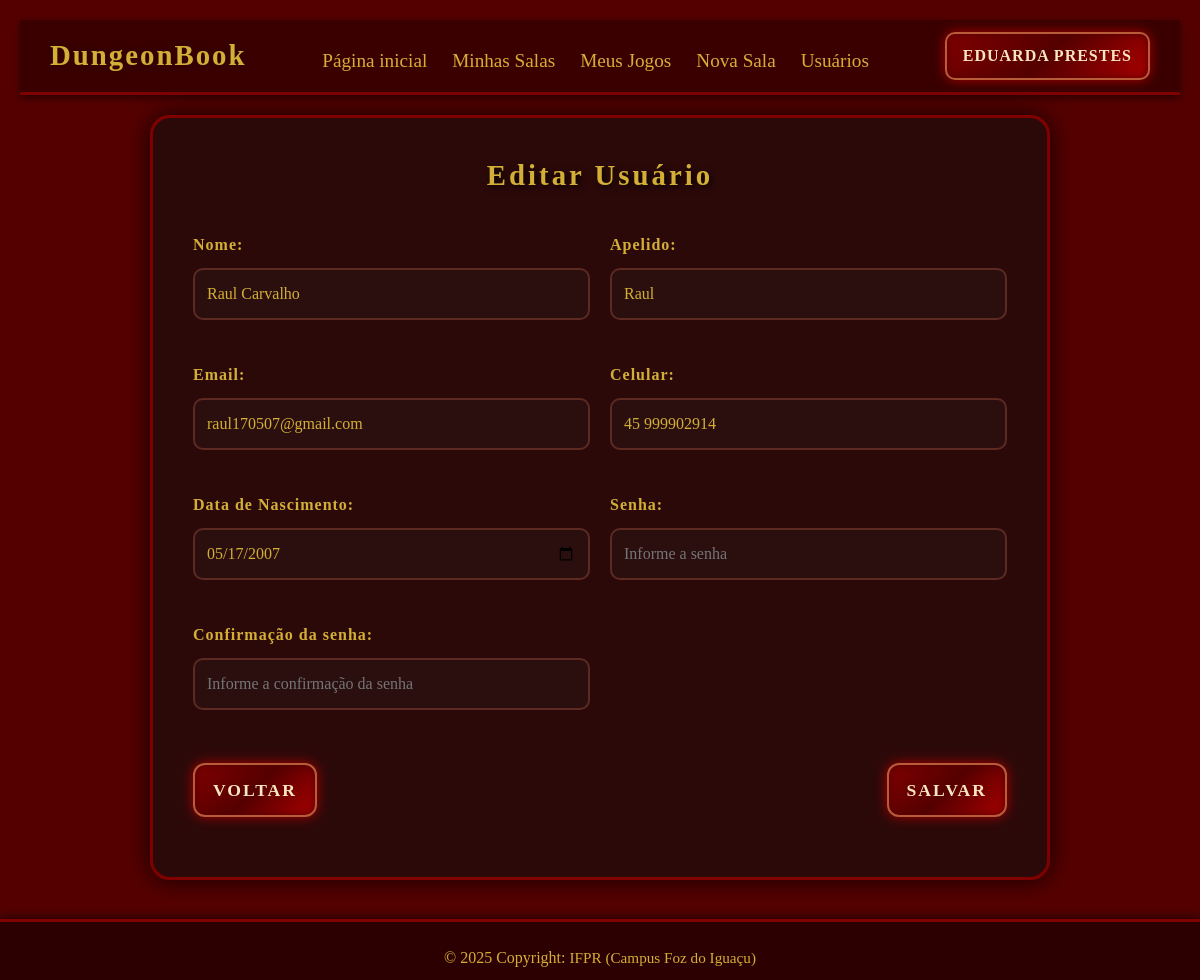
Screenshot of /app/controller/UsuarioController.php?action=edit&id=4 (signed in) with the database file from the repository.
### tables this page shows
CREATE TABLE IF NOT EXISTS `usuarios` (
    `id` INT NOT NULL AUTO_INCREMENT,
    `papel` ENUM('jogador', 'administrador') NOT NULL,
    `nome` VARCHAR(100) NOT NULL,
    `apelido` VARCHAR(50) NULL DEFAULT NULL,
    `email` VARCHAR(100) NOT NULL,
    `telefone` VARCHAR(20) NULL DEFAULT NULL,
    `data_nascimento` DATE NOT NULL,
    `senha` VARCHAR(255) NOT NULL,
    `foto` VARCHAR(255) NULL,
    PRIMARY KEY (`id`),
    UNIQUE INDEX `email_unique` (`email` ASC),
    UNIQUE INDEX `apelido_unique` (`apelido` ASC)
);

### app/model/Usuario.php (called while the page is built, shortened)
<?php
class Usuario
{
    private ?string $nome;
    private ?string $apelido;
    private ?string $email;
    private ?string $telefone;
    private ?string $dataNascimento;
    private ?string $senha;
    public function getNome(): ?string
    {
        return $this->nome;
    }
    public function setNome(?string $nome): self
    {
        $this->nome = $nome;
        return $this;
    }
    public function getApelido(): ?string
    {
        return $this->apelido;
    }
    public function setApelido(?string $apelido): self
    {
        $this->apelido = $apelido;
        return $this;
    }
    public function getEmail(): ?string
    {
        return $this->email;
    }
    public function setEmail(?string $email): self
    {
        $this->email = $email;
        return $this;
    }
    public function getTelefone(): ?string
    {
        return $this->telefone;
    }
    public function setTelefone(?string $telefone): self
    {
        $this->telefone = $telefone;
        return $this;
    }
    public function getDataNascimento(): ?string
    {
        return $this->dataNascimento;
    }
    public function setDataNascimento(?string $dataNascimento): self
    {
        $this->dataNascimento = $dataNascimento;
        return $this;
    }
    public function getSenha(): ?string
    {
        return $this->senha;
    }
    public function setSenha(?string $senha): self
    {
        $this->senha = $senha;
        return $this;
    }
}

### app/dao/UsuarioDAO.php (called while the page is built, shortened)
<?php
include_once(__DIR__ . "/../model/Usuario.php");
class UsuarioDAO
{
    public function findById(int $id)
    {
        $conn = Connection::getConn();
        $sql = "SELECT * FROM usuarios u" .
            " WHERE u.id = ?";
        $stm = $conn->prepare($sql);
        $stm->execute([$id]);
        $result = $stm->fetchAll();
        $usuarios = $this->mapUsuarios($result);
        if (count($usuarios) == 1)
            return $usuarios[0];
        elseif (count($usuarios) == 0)
            return null;
        die("UsuarioDAO.findById()" .
            " - Erro: mais de um usuário encontrado.");
    }
    private function mapUsuarios($result)
    {
        $usuarios = array();
        foreach ($result as $reg) {
            $usuario = new Usuario();
            $usuario->setId($reg['id']);
            $usuario->setPapel($reg['papel']);
            $usuario->setNome($reg['nome']);
            $usuario->setApelido($reg['apelido']);
            $usuario->setEmail($reg['email']);
            $usuario->setTelefone($reg['telefone']);
            $usuario->setDataNascimento($reg['data_nascimento']);
            $usuario->setSenha($reg['senha']);
            $usuario->setFoto($reg['foto']);
            array_push($usuarios, $usuario);
        }
        return $usuarios;
    }
}

### app/view/usuario/UsuFormEdit.php (the view, shortened to what this page needs)
<?php
require_once(__DIR__ . "/../include/Header.php");
require_once(__DIR__ . "/../include/Menu.php");
?>
<link rel="stylesheet" href="<?= BASEURL ?>/view/css/bootstrap.min.css">
<link rel="stylesheet" href="<?= BASEURL ?>/view/css/UsuForm.css">
<div class="container">
    <h3>Editar Usuário</h3>
    <form id="frmUsuario" method="POST"
        action="<?= BASEURL ?>/controller/UsuarioController.php?action=save">
        <div class="form-grid">
            <div class="form-group">
                <label for="txtNome">Nome:</label>
                <input type="text" id="txtNome" name="nome" maxlength="100"
                    placeholder="Informe o nome"
                    value="<?= isset($dados["usuario"]) ? $dados["usuario"]->getNome() : '' ?>" />
            </div>
            <div class="form-group">
                <label for="txtApelido">Apelido:</label>
                <input type="text" id="txtApelido" name="apelido" maxlength="50"
                    placeholder="Informe o seu apelido"
                    value="<?= isset($dados["usuario"]) ? $dados["usuario"]->getApelido() : '' ?>" />
            </div>
            <div class="form-group">
                <label for="txtLogin">Email:</label>
                <input type="text" id="txtLogin" name="email" maxlength="100"
                    placeholder="Informe o email"
                    value="<?= isset($dados["usuario"]) ? $dados["usuario"]->getEmail() : '' ?>" />
            </div>
            <div class="form-group">
                <label for="txtTelefone">Celular:</label>
                <input type="text" id="txtTelefone" name="telefone" maxlength="20"
                    placeholder="Informe o seu celular"
                    value="<?= isset($dados["usuario"]) ? $dados["usuario"]->getTelefone() : '' ?>" />
            </div>
            <div class="form-group">
                <label for="txtDataNascimento">Data de Nascimento:</label>
                <input type="date" id="txtDataNascimento" name="data_nascimento"
                    value="<?= isset($dados["usuario"]) ? $dados["usuario"]->getDataNascimento() : '' ?>" />
            </div>
            <div class="form-group">
                <label for="txtSenha">Senha:</label>
                <input type="password" id="txtPassword" name="senha" maxlength="50"
                    placeholder="Informe a senha"
                    value="<?= isset($dados["usuario"]) ? $dados["usuario"]->getSenha() : '' ?>" />
            </div>
            <div class="form-group">
                <label for="txtConfSenha">Confirmação da senha:</label>
                <input type="password" id="txtConfSenha" name="conf_senha" maxlength="50"
                    placeholder="Informe a confirmação da senha"
                    value="<?= isset($dados['confSenha']) ? $dados['confSenha'] : '' ?>" />
            </div>
        </div>
        <div class="actions">
            <a class="btn" href="<?= BASEURL ?>/controller/UsuarioController.php?action=list">Voltar</a>
            <button type="submit" class="btn">Salvar</button>
        </div>
    </form>
</div>
<?php
require_once(__DIR__ . "/../include/Footer.php");
?>

### app/view/css/Menu.css (style rules this page uses)
body { margin: 0; font-family: 'Caudex', cursive; background-color: rgba(0, 0, 0, 0.9); color: #d4af37; }

### app/view/css/UsuForm.css (style rules this page uses)
body { background-color: #550000; font-family: 'Caudex', cursive; color: #d4af37; margin: 0; padding: 20px; }
.container { background: rgba(40, 10, 10, 0.9); border: 3px solid #800000; padding: 40px; border-radius: 20px; box-shadow: 0 0 25px rgba(0, 0, 0, 0.8); max-width: 900px; margin: 20px auto 80px auto; backdrop-filter: blur(6px); }
h3 { font-weight: bold; font-size: 1.8em; color: #d4af37; text-shadow: 2px 2px 6px #000; margin-bottom: 40px; text-align: center; letter-spacing: 3px; }
.form-grid { display: grid; grid-template-columns: 1fr 1fr; gap: 20px; }
.form-group { margin-bottom: 18px; text-align: left; }
label { font-size: 1em; font-weight: bold; color: #d4af37; display: block; margin-bottom: 6px; letter-spacing: 1px; }
input[type="text"], input[type="password"], input[type="date"], select { background-color: #2b0f0f; border: 2px solid #5c2a21; border-radius: 10px; width: 100%; padding: 12px; margin: 5px 0; color: #d4af37; font-size: 1em; outline: none; transition: border 0.3s ease, box-shadow 0.3s ease; }
.actions { margin-top: 30px; display: flex; justify-content: space-between; gap: 15px; }
button, .btn { background: linear-gradient(135deg, #800000, #550000, #aa0000); border: 2px solid #b85c3a; padding: 12px 18px; border-radius: 12px; font-size: 1.1em; color: #f8e6c1; cursor: pointer; font-weight: bold; text-transform: uppercase; letter-spacing: 2px; box-shadow: 0 0 12px #aa0000, inset 0 0 8px #550000; transition: all 0.3s ease; text-decoration: none; display: inline-block; }

### rows the page displays
usuarios: nome "Raul Carvalho", apelido "Raul", email "raul170507@gmail.com", telefone "45 999902914", data_nascimento "05/17/2007"

### other values shown
$nome "EDUARDA PRESTES"
